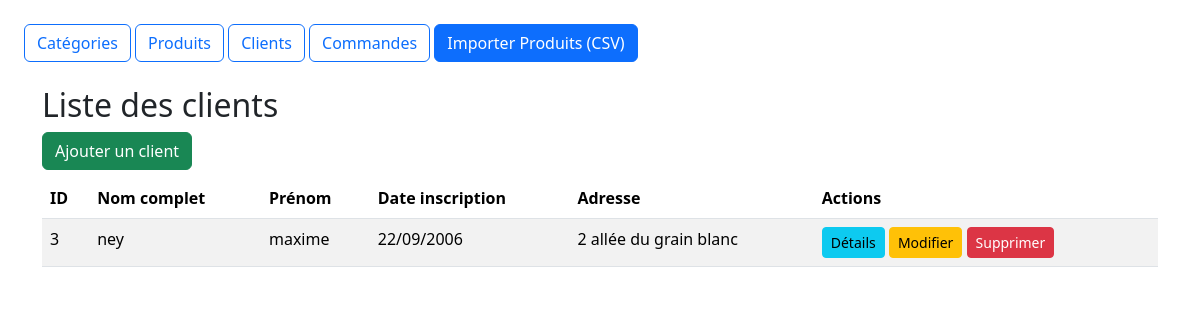
The app's page /driveapp/client/ with its own data.
### driveapp/models.py (models this page shows, shortened)
class Client(models.Model):
    id_clients = models.AutoField(primary_key=True)
    nom = models.CharField(max_length=255)
    prenom = models.CharField(max_length=255)
    date_inscription = models.DateField()
    adresse = models.CharField(max_length=255)

### driveapp/views.py (the view)
# urls.py: path('client/', views.liste_clients, name='liste_clients'),
def liste_clients(request):
    clients = Client.objects.all()
    return render(request, 'driveapp/client/liste.html', {'clients': clients})

### driveapp/templates/driveapp/client/liste.html (shortened to what this page needs)
{% extends 'driveapp/base.html' %}
{% block content %}
<h2>Liste des clients</h2>
<a href="{% url 'ajouter_client' %}" class="btn btn-success mb-2">Ajouter un client</a>
<table class="table table-striped">
    <thead>
        <tr>
            <th>ID</th>
            <th>Nom complet</th>
            <th>Prénom</th>
            <th>Date inscription</th>
            <th>Adresse</th>
            <th>Actions</th>
        </tr>
    </thead>
    <tbody>
        {% for client in clients %}
        <tr>
            <td>{{ client.id_clients }}</td>
            <td>{{ client.nom }}</td>
            <td>{{ client.prenom }}</td>
            <td>{{ client.date_inscription|date:"d/m/Y" }}</td>
            <td>{{ client.adresse|truncatechars:30 }}</td>
            <td>
                <a href="{% url 'detail_client' client.pk %}" class="btn btn-info btn-sm">Détails</a>
                <a href="{% url 'modifier_client' client.pk %}" class="btn btn-warning btn-sm">Modifier</a>
                <a href="{% url 'supprimer_client' client.pk %}" class="btn btn-danger btn-sm">Supprimer</a>
            </td>
        </tr>
        {% empty %}
        <tr><td colspan="6">Aucun client trouvé.</td></tr>
        {% endfor %}
    </tbody>
</table>
{% endblock %}

### records on screen
Client: id_clients "3", nom "ney", prenom "maxime", date_inscription "22/09/2006", adresse "2 allée du grain blanc"
